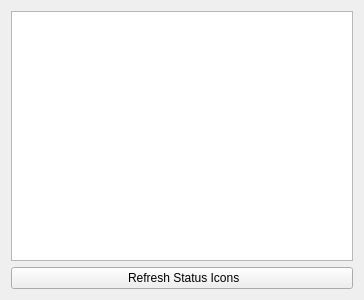
<?xml version="1.0" encoding="UTF-8"?>
<ui version="4.0">
 <class>Form</class>
 <widget class="QWidget" name="Form">
  <property name="geometry">
   <rect>
    <x>0</x>
    <y>0</y>
    <width>364</width>
    <height>300</height>
   </rect>
  </property>
  <property name="windowTitle">
   <string>Form</string>
  </property>
  <layout class="QVBoxLayout" name="verticalLayout">
   <item>
    <widget class="QTreeView" name="tree_view"/>
   </item>
   <item>
    <widget class="QPushButton" name="refresh_button">
     <property name="text">
      <string> Refresh Status Icons</string>
     </property>
     <property name="iconSize">
      <size>
       <width>20</width>
       <height>20</height>
      </size>
     </property>
    </widget>
   </item>
  </layout>
 </widget>
 <resources/>
 <connections/>
</ui>
